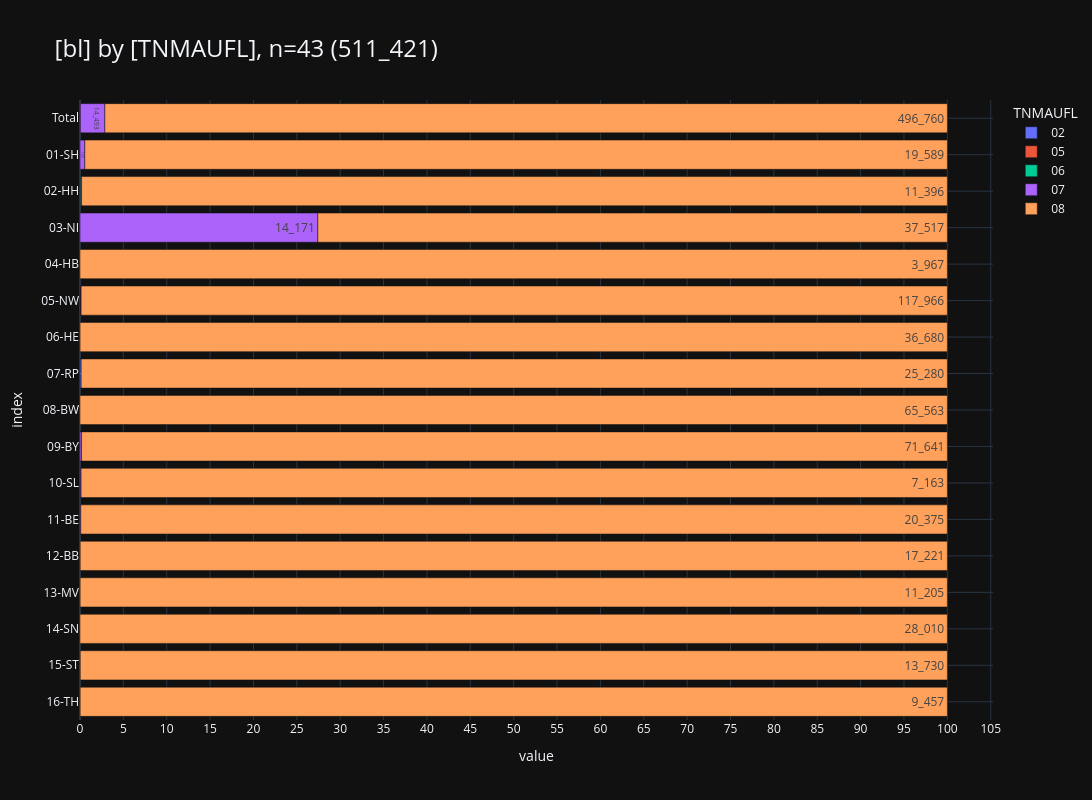

Notebook cell for this chart:
### Code cell
_alias='TNMAUFL'
_df = (
    show_freqs(alias=_alias, incl_c44_and_d=False)
    .rename(columns={"kkr": "bl"})
    [["bl", "TNMAUFL", "cnt"]]
)
_df["TNMAUFL"] = _df["TNMAUFL"].astype(str).str.zfill(2)
_=pls.plot_stacked_bars(
    _df,
    orientation="h",
    normalize=False,
    relative=True,
    dropna=False,
    sort_values_index=False,
    show_total=True,
    height=800,
)

# todo regel ergänzen für imputation

### Figure 1 — Plotly figure (JSON) as saved in the notebook; plotly's stock layout.template omitted (floating-point values rounded to 4 significant figures)
{"data": [{"hovertemplate": "col=02<br>value=%{x}<br>index=%{y}<br>cnt_str=%{text}<extra></extra>", "legendgroup": "02", "marker": {"color": "#636EFA", "pattern": {"shape": ""}}, "name": "02", "orientation": "h", "showlegend": true, "text": ["34", "34"], "textposition": "auto", "type": "bar", "x": [34, 34], "xaxis": "x", "y": [" Total", "07-RP"], "yaxis": "y"}, {"hovertemplate": "col=05<br>value=%{x}<br>index=%{y}<br>cnt_str=%{text}<extra></extra>", "legendgroup": "05", "marker": {"color": "#EF553B", "pattern": {"shape": ""}}, "name": "05", "orientation": "h", "showlegend": true, "text": ["114", "111", "3"], "textposition": "auto", "type": "bar", "x": [114, 111, 3], "xaxis": "x", "y": [" Total", "05-NW", "09-BY"], "yaxis": "y"}, {"hovertemplate": "col=06<br>value=%{x}<br>index=%{y}<br>cnt_str=%{text}<extra></extra>", "legendgroup": "06", "marker": {"color": "#00CC96", "pattern": {"shape": ""}}, "name": "06", "orientation": "h", "showlegend": true, "text": ["20", "11", "1", "1", "2", "1", "3", "1"], "textposition": "auto", "type": "bar", "x": [20, 11, 1, 1, 2, 1, 3, 1], "xaxis": "x", "y": [" Total", "02-HH", "05-NW", "09-BY", "10-SL", "13-MV", "15-ST", "16-TH"], "yaxis": "y"}, {"hovertemplate": "col=07<br>value=%{x}<br>index=%{y}<br>cnt_str=%{text}<extra></extra>", "legendgroup": "07", "marker": {"color": "#AB63FA", "pattern": {"shape": ""}}, "name": "07", "orientation": "h", "showlegend": true, "text": ["14_493", "109", "10", "14_171", "42", "3", "125", "7", "19", "4", "1", "1", "1"], "textposition": "auto", "type": "bar", "x": [14493, 109, 10, 14171, 42, 3, 125, 7, 19, 4, 1, 1, 1], "xaxis": "x", "y": [" Total", "01-SH", "02-HH", "03-NI", "05-NW", "06-HE", "09-BY", "10-SL", "11-BE", "12-BB", "13-MV", "15-ST", "16-TH"], "yaxis": "y"}, {"hovertemplate": "col=08<br>value=%{x}<br>index=%{y}<br>cnt_str=%{text}<extra></extra>", "legendgroup": "08", "marker": {"color": "#FFA15A", "pattern": {"shape": ""}}, "name": "08", "orientation": "h", "showlegend": true, "text": ["496_760", "19_589", "11_396", "37_517", "3_967", "117_966", "36_680", "25_280", "65_563", "71_641", "7_163", "20_375", "17_221", "11_205", "28_010", "13_730", "9_457"], "textposition": "auto", "type": "bar", "x": [496760, 19589, 11396, 37517, 3967, 117966, 36680, 25280, 65563, 71641, 7163, 20375, 17221, 11205, 28010, 13730, 9457], "xaxis": "x", "y": [" Total", "01-SH", "02-HH", "03-NI", "04-HB", "05-NW", "06-HE", "07-RP", "08-BW", "09-BY", "10-SL", "11-BE", "12-BB", "13-MV", "14-SN", "15-ST", "16-TH"], "yaxis": "y"}], "layout": {"barmode": "relative", "barnorm": "percent", "height": 800, "legend": {"title": {"text": "TNMAUFL"}, "tracegroupgap": 0, "traceorder": "normal"}, "title": {"font": {"size": 24}, "text": "[bl] by [TNMAUFL], n=43 (511_421)", "xanchor": "left", "y": 0.95, "yanchor": "top"}, "width": 1600, "xaxis": {"anchor": "y", "domain": [0, 1], "dtick": 5, "gridwidth": 1, "showgrid": true, "title": {"text": "value"}}, "yaxis": {"anchor": "x", "categoryarray": ["16-TH", "15-ST", "14-SN", "13-MV", "12-BB", "11-BE", "10-SL", "09-BY", "08-BW", "07-RP", "06-HE", "05-NW", "04-HB", "03-NI", "02-HH", "01-SH", " Total"], "categoryorder": "array", "domain": [0, 1], "gridwidth": 1, "showgrid": true, "title": {"text": "index"}}}}
